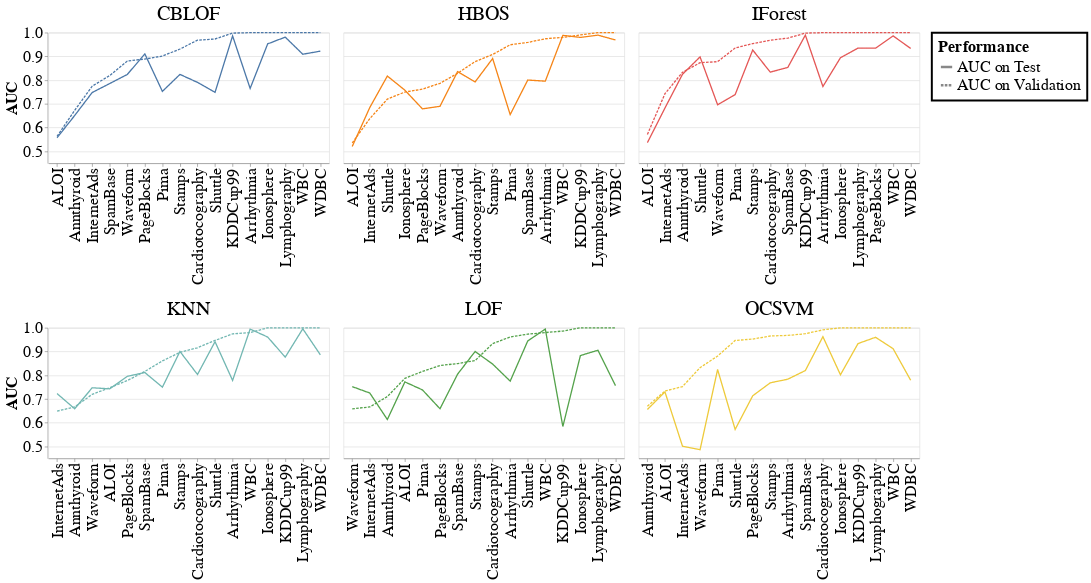

Source (notebook cell):
### Markdown cell above
## The plot of the paper

### Code cell
get_data_and_plot_difference_between_test_and_validation_performance(processed_path/'statistical_validation_set_multiple_10runs'/'size=0.05'/f'run1', datasets_to_use)

### Figure 1 — Vega-Lite specification as saved in the notebook (floating-point values rounded to 4 significant figures; data arrays with more than 128 entries replaced by an {"elided": "..."} marker saying what was removed)
{"config": {"view": {"continuousWidth": 400, "continuousHeight": 300}, "axis": {"labelFontSize": 25, "labelLimit": 0, "titleFontSize": 25}, "legend": {"cornerRadius": 0, "labelFontSize": 25, "labelLimit": 0, "orient": "right", "padding": 10, "strokeColor": "black", "strokeWidth": 3, "symbolSize": 300, "symbolStrokeWidth": 4, "titleFontSize": 25, "titleLimit": 0}, "title": {"fontSize": 25, "subtitleFontSize": 25}}, "data": {"name": "data-5d1a73924720c62ca088e793fba4ba18"}, "mark": "line", "encoding": {"color": {"type": "nominal", "field": "algo_name", "legend": null, "title": "Algorithm"}, "facet": {"type": "nominal", "columns": 3, "field": "algo_name", "header": {"labelFontSize": 30}, "title": null}, "strokeDash": {"type": "nominal", "field": "score_type", "title": "Performance"}, "x": {"type": "nominal", "field": "dataset_id", "sort": {"field": "sort"}, "title": null}, "y": {"type": "quantitative", "field": "value", "scale": {"zero": false}, "title": "AUC"}}, "height": 200, "resolve": {"axis": {"y": "shared"}, "scale": {"x": "independent"}}, "width": 430, "$schema": "https://vega.github.io/schema/vega-lite/v4.8.1.json", "datasets": {"data-5d1a73924720c62ca088e793fba4ba18": {"elided": "192 records"}}}
